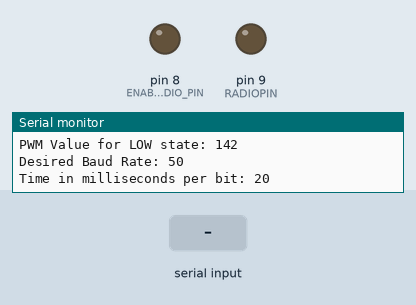
A sketch run on a simulated Arduino Uno, built with avr-gcc and run on an emulated ATmega328P. Shown: output pins drawn as LEDs (lit = HIGH), the last lines printed to the serial monitor. Inputs (shaded band) come from the test bench.

Above: at 1.5 s.
1.6 s: "1\n" received over Serial
At 7.2 s:
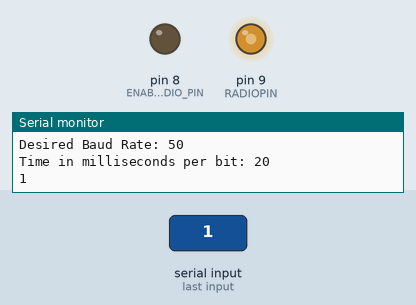
7.6 s: "0\n" received over Serial
At 8.88 s:
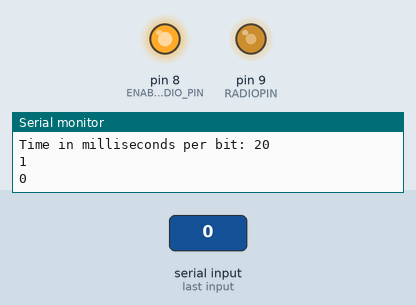
Timing chart, 0 to 14.3 s (numbered marks = the images above; inputs shaded):
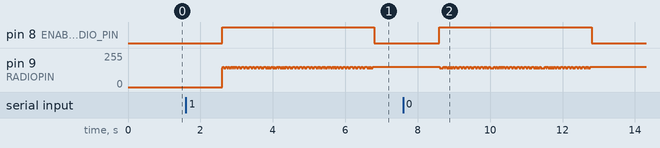

Measured:
- after the input at 1.6 s, pin 8 (ENABLE_RADIO_PIN): LOW → HIGH after 1.0 s, → LOW 4.2 s later; pin 9 (RADIOPIN): alternates 153/255 for 0.04 s and 142/255 for 0.04 s, 108 changes in all, then stays 153/255, starting after 1.0 s
- after the input at 7.6 s, pin 8 (ENABLE_RADIO_PIN): LOW → HIGH after 1.0 s, → LOW 4.2 s later; pin 9 (RADIOPIN): 153/255 → 142/255 after 1.0 s, then moves between 142/255 and 153/255, repeating every 1.4 s

The sketch:

RtxExample.ino
```cpp
// This example is derived from the UK High Altitude Society: https://ukhas.org.uk/guides:linkingarduinotontx2. Big thanks to them, exceptionally help. The following is an effective rewrite for my own understanding.
#define RADIOPIN 9
#define ENABLE_RADIO_PIN 8
#include <string.h>
#include <util/crc16.h>

char datastring[150];

double modifiedMap(double x, double in_min, double in_max, double out_min, double out_max)
{
  double temp = (x - in_min) * (out_max - out_min) / (in_max - in_min) + out_min;
  temp = (int) (4 * temp + .5);
  return (double) temp / 4;
}


uint8_t voltageOfArduino = 5; // The Arduino working voltage is 5v
uint8_t voltageOfNtx2 = 3; // NTX has a MAX TX pin voltage of 3v
uint16_t maximumFrequencyDeviationInHz = 6000; // The NTX will specify the maximum frequency deviation it is capable of, in my case 6Khz, or 6000 hz
uint16_t desiredFrequencyShiftInHz = 425; // For us to generate two seperate tones for FSK, we need to select the shift, which will later become our 'bandwidth' you will select to tune into the transmission
double voltageIncrementRequiredForOneHz = (double)voltageOfNtx2 / (double)maximumFrequencyDeviationInHz; // Lets calculate the voltage required for each Hz
double voltageRequiredForDesiredFrequencyShift = voltageIncrementRequiredForOneHz * desiredFrequencyShiftInHz; // Multiple that by the desired shift, aka 'bandwidth'

double voltageForHighState = voltageOfNtx2; // Lets select a voltage for the HIGH state. This may as well be the max voltage of the NTX
double voltageForLowState = voltageForHighState - voltageRequiredForDesiredFrequencyShift; // The low voltage will need to be 500hz below. So we subtract the amount of voltage required for the shift.

// The Arduino uses a mechanism called PWM to generate a square wave form. It effectively does this by turning on/off a certain number of times a cycle. We can use this to "fake" a voltage.
uint8_t pwmDutyForNtxVoltage = modifiedMap(voltageOfNtx2, 0, voltageOfArduino, 0, 255);  // First lets work out the maximum PWM duty value which would generate the NTX voltage (3v). Remember the Arduino is 5 volts, we need to fake at most 3 volts otherwise we risk damaging the transmitter.

uint8_t pwmDutyRequiredForHighState = modifiedMap(voltageForHighState, 0, voltageOfNtx2, 0, pwmDutyForNtxVoltage); // Now we calculate the PWM value for "ON"
uint8_t pwmDutyRequiredForLowState = modifiedMap(voltageForLowState, 0, voltageOfNtx2, 0, pwmDutyForNtxVoltage); // and conversly for "OFF".
// Again, we are trying to generate two tones, separated by the frequency shift defined earlier. Frequency Key Shifting (FSK) works by alternating these two tones to represent binary, our 1 and 0's.

uint16_t desiredBaudRate = 50; // Number of bits per second
uint16_t delayRequiredForBaudRateInMilliseconds = ((double)1 / (double)desiredBaudRate) * 1000;


void setup()
{
  TCCR1B = TCCR1B & 0b11111000 | 0x01;
  pinMode(RADIOPIN, OUTPUT);
  pinMode(ENABLE_RADIO_PIN, OUTPUT);
  digitalWrite(ENABLE_RADIO_PIN, LOW); // Disable Radio

  Serial.begin(9600);
  Serial.print("Voltage Of Arduino: ");
  Serial.println(voltageOfArduino);

  Serial.print("Voltage Of Ntx: ");
  Serial.println(voltageOfNtx2);

  Serial.print("Maximum FSK Deviation in Hz: ");
  Serial.println(maximumFrequencyDeviationInHz);

  Serial.print("Voltage required for 1Hz: ");
  printDouble(voltageIncrementRequiredForOneHz, 5);

  Serial.print("Desired Frequency Shift: ");
  Serial.println(desiredFrequencyShiftInHz);

  Serial.print("Voltage required for desired frequency shift: ");
  printDouble(voltageRequiredForDesiredFrequencyShift, 3);

  Serial.print("Voltage for HIGH state: ");
  printDouble(voltageForHighState, 3);

  Serial.print("Voltage for LOW state: ");
  printDouble(voltageForLowState, 3);

  Serial.print("Maximum PWM duty value for NTX max voltage: ");
  Serial.println(pwmDutyForNtxVoltage);

  Serial.print("PWM Value for HIGH state: ");
  Serial.println(pwmDutyRequiredForHighState);

  Serial.print("PWM Value for LOW state: ");
  Serial.println(pwmDutyRequiredForLowState);

  Serial.print("Desired Baud Rate: ");
  Serial.println(desiredBaudRate);

  Serial.print("Time in milliseconds per bit: ");
  Serial.println(delayRequiredForBaudRateInMilliseconds);

}


String msg;
void loop() {

  while (!Serial.available());

  while (Serial.available()) {
    msg = Serial.readString();
  }

  Serial.println(msg);

  msg.toCharArray(datastring, msg.length());


 unsigned int CHECKSUM = gps_CRC16_checksum(datastring); // Calculates the checksum for this datastring
 char checksum_str[6];
 sprintf(checksum_str, "*%04X\n", CHECKSUM);
 strcat(datastring,checksum_str);

  for (int i = 0; i < 3; i++) {
    rtty_txstring (datastring);
  }
}

uint16_t gps_CRC16_checksum (char *string) {
    size_t i;
    uint16_t crc;
    uint8_t c;

    crc = 0xFFFF;

    // Calculate checksum ignoring the first two $s
    for (i = 2; i < strlen(string); i++) {
        c = string[i];
        crc = _crc_xmodem_update (crc, c);
    }

    return crc;
}


void rtty_txstring (char * string) {

  digitalWrite(ENABLE_RADIO_PIN, HIGH); // Disable Radio
  /* Simple function to sent a char at a time to
  ** rtty_txbyte function.
  ** NB Each char is one byte (8 Bits)
  */

  char c;
  c = *string++;

  while ( c != '\0') {
    rtty_txbyte (c);
    c = *string++;
  }

  digitalWrite(ENABLE_RADIO_PIN, LOW); // Disable Radio
}


void rtty_txbyte (char c) {
  /* Simple function to sent each bit of a char to
  ** rtty_txbit function.
  ** NB The bits are sent Least Significant Bit first
  **
  ** All chars should be preceded with a 0 and
  ** proceed with a 1. 0 = Start bit; 1 = Stop bit
  **
  */

  int i;

  rtty_txbit (0); // Start bit

  // Send bits for for char LSB first

  for (i = 0; i < 7; i++) { // Change this here 7 or 8 for ASCII-7 / ASCII-8
    if (c & 1) rtty_txbit(1);
    else rtty_txbit(0);

    c = c >> 1;
  }
  rtty_txbit (1); // Stop bit
  rtty_txbit (1); // Stop bit
}

void rtty_txbit (int bit) {
  if (bit) {
    // high
    analogWrite(RADIOPIN, pwmDutyRequiredForHighState);
  }
  else {
    // low
    analogWrite(RADIOPIN, pwmDutyRequiredForLowState);
  }

  delay(delayRequiredForBaudRateInMilliseconds);
}


void printDouble( double val, byte precision) {
  // prints val with number of decimal places determine by precision
  // precision is a number from 0 to 6 indicating the desired decimial places
  // example: printDouble( 3.1415, 2); // prints 3.14 (two decimal places)

  Serial.print (int(val));  //prints the int part
  if ( precision > 0) {
    Serial.print("."); // print the decimal point
    unsigned long frac;
    unsigned long mult = 1;
    byte padding = precision - 1;
    while (precision--)
      mult *= 10;

    if (val >= 0)
      frac = (val - int(val)) * mult;
    else
      frac = (int(val) - val ) * mult;
    unsigned long frac1 = frac;
    while ( frac1 /= 10 )
      padding--;
    while (  padding--)
      Serial.print("0");
    Serial.print(frac, DEC) ;
  }
  Serial.print('\n');
}
```
